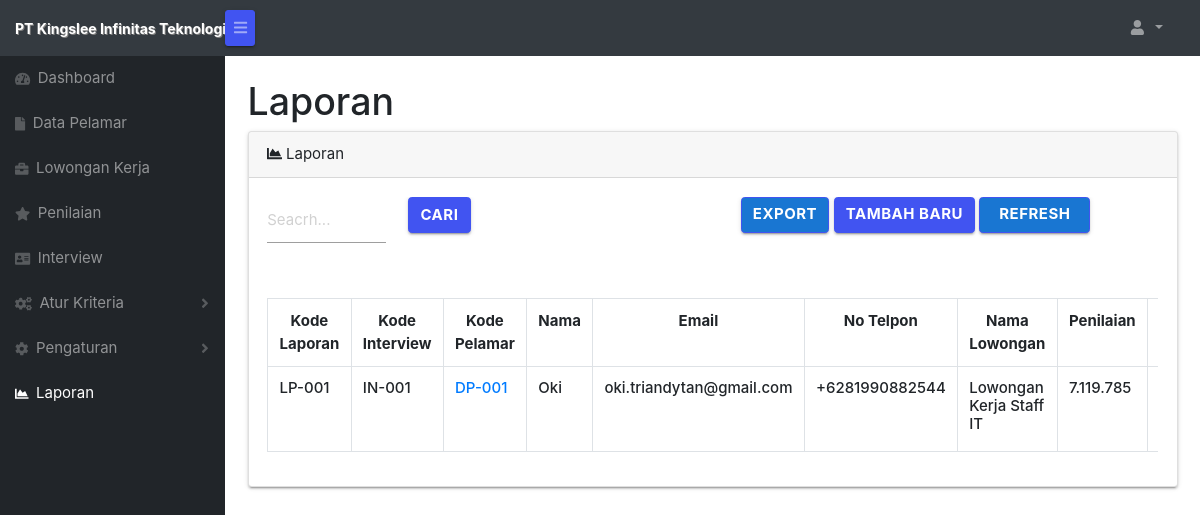
The app's page /forms/admin/laporan.php with its own data.
### tables this page shows
CREATE TABLE `laporan` (
  `id` int(11) NOT NULL,
  `kode_laporan` varchar(6) NOT NULL,
  `kode_interview` varchar(6) NOT NULL,
  `kode_pelamar` varchar(6) NOT NULL,
  `nama` varchar(100) NOT NULL,
  `email` varchar(100) NOT NULL,
  `no_telpon` varchar(15) NOT NULL,
  `nama_lowongan` varchar(100) NOT NULL,
  `hasil` decimal(20,0) NOT NULL,
  `status` varchar(100) NOT NULL
);

### forms/admin/laporan.php (the view, shortened to what this page needs)
<?php session_start();
include_once("../config.php");
$result = mysqli_query($koneksi, "SELECT * FROM laporan ORDER BY hasil DESC");
$namauser = ( isset($_SESSION['user']) ) ? $_SESSION['user'] : '';
?>
<!DOCTYPE html>
<html lang="en">
    <head>
         <link href="../../fonts/material.css" rel="stylesheet">
    <link type="text/css" rel="stylesheet" href="../../css/materialize.min.css"  media="screen,projection"/>
       <link href="css/styles.css" rel="stylesheet" />
        <link href="https://cdn.datatables.net/1.10.20/css/dataTables.bootstrap4.min.css" rel="stylesheet" />
    </head>
   <body class="sb-nav-fixed">
        <nav class="sb-topnav navbar navbar-expand navbar-dark bg-dark">
            <a class="navbar-brand" href="index.php"><span class="label1">PT Kingslee Infinitas Teknologi</span></a>
            <button class="btn btn-link btn-sm order-1 order-lg-0" id="sidebarToggle" href="#"><i class="fas fa-bars"></i></button>
            <ul class="navbar-nav d-none d-md-inline-block form-inline ml-auto mr-0 mr-md-3 my-2 my-md-0">
                <li class="nav-item dropdown">
                    <a class="nav-link dropdown-toggle" id="userDropdown" href="#" role="button" data-toggle="dropdown" aria-haspopup="true" aria-expanded="false"><i class="fas fa-user fa-fw"></i><?php echo $namauser; ?>
                     </a>
                </li>
            </ul>
        </nav>
        <div id="layoutSidenav">
            <div id="layoutSidenav_nav">
                <nav class="sb-sidenav accordion sb-sidenav-dark" id="sidenavAccordion">
                    <div class="sb-sidenav-menu">
                        <div class="nav">
                            <a class="nav-link" href="index.php">
                                <div class="sb-nav-link-icon"><i class="fas fa-tachometer-alt"></i></div>
                                Dashboard
                            </a>
                            <a class="nav-link" href="datapelamar.php">
                                <div class="sb-nav-link-icon"><i class="fas fa-file"></i></div>
                                Data Pelamar
                            </a>
                            <a class="nav-link" href="lowongankerja.php">
                                <div class="sb-nav-link-icon"><i class="fas fa-briefcase"></i></div>
                                Lowongan Kerja
                            </a>
                            <a class="nav-link" href="penilaian.php">
                                <div class="sb-nav-link-icon"><i class="fas fa-star"></i></div>
                                Penilaian
                            </a>
                            <a class="nav-link" href="interview.php">
                                <div class="sb-nav-link-icon"><i class="fas fa-address-card"></i></div>
                                Interview
                            </a>
                            <a class="nav-link collapsed" href="#" data-toggle="collapse" data-target="#collapseLayouts" aria-expanded="false" aria-controls="collapseLayouts">
                                <div class="sb-nav-link-icon"><i class="fas fa-cogs"></i></div>
                                Atur Kriteria
                                <div class="sb-sidenav-collapse-arrow"><i class="fas fa-angle-down"></i></div>
                            </a>
                            <a class="nav-link collapsed" href="#" data-toggle="collapse" data-target="#collapsePages" aria-expanded="false" aria-controls="collapsePages">
                                <div class="sb-nav-link-icon"><i class="fas fa-cog"></i></div>
                                Pengaturan
                                <div class="sb-sidenav-collapse-arrow"><i class="fas fa-angle-down"></i></div>
                            </a>
                            <a class="nav-link" href="laporan.php">
                                <div class="sb-nav-link-icon"><i class="fas fa-chart-area"></i></div>
                                Laporan
                            </a>
                        </div>
                    </div>
                </nav>
            </div>
            <div id="layoutSidenav_content">
                <main>
            <div class="container-fluid">
                        <h1 class="mt-4">Laporan</h1>
                <div class="card mb-4">
                            <div class="card-header"><i class="fas fa-chart-area mr-1"></i>Laporan</div>
                    <div class="card-body">
                        <div class="table-responsive">
                            <table class="table table-bordered" width="100%" cellspacing="0">
            <div class="row container">
                        <form name="cari" method="post" action="laporan-cari.php" class="row">
                            <div class="col-2">
                                <input type="text" name="cari" placeholder="Seacrh..." class="validate" required title="Cari User">
                            </div>
                            <div class="col-1">
                                <input type="submit" name="cari2" value="cari" class="btn">
                            </div>
                         </form>
                            <div class="col-9"><div class="float-right">
                                <a href='laporan-eksport.php' class="waves-effect waves-light btn blue darken-2">Export</a>
                                <a href='interview.php' class="btn btn-dark ">Tambah Baru</a>
                                 <a href='laporan.php' class="waves-effect waves-light btn blue darken-2">Refresh<i class="material-icons right"></i></a>
                                </div>
                            </div>
            </div>
                   <div class="table-responsive" >
                        <table class="table table-bordered " width="100%" cellspacing="0">
                            <tr   class="text-center" >
                              <th>Kode Laporan</th>
                                <th>Kode Interview</th>
                                <th>Kode Pelamar</th>
                                <th>Nama</th>
                                <th>Email</th>
                                <th>No Telpon</th>
                                <th>Nama Lowongan</th>
                                <th>Penilaian</th>
                                <th>Status</th>
                            </tr>
                            <?php
                            while($user_data = mysqli_fetch_array($result)) {
                                echo "<tr>";
                                echo "<td> <h6>".$user_data['kode_laporan']."</h6></td>";
                                echo "<td> <h6>".$user_data['kode_interview']."</h6></td>";
                                 echo "<td> <h6>
                                <a href='laporan-detail.php?kode_pelamar=$user_data[kode_pelamar]' style='text-decoration: none;'>
                                ".$user_data['kode_pelamar']."</a></h6></td>";
                                echo "<td class='text-justify'><h6>".$user_data['nama']."</h6></td>";
                                echo "<td class='text-justify'><h6>".$user_data['email']."</h6></td>";
                                echo "<td class='text-justify'><h6>".$user_data['no_telpon']."</h6></td>";
                                echo "<td ><h6>".$user_data['nama_lowongan']."</h6></td>";
                                echo "<td> <h6>".number_format($user_data['hasil'], 0, ',', '.')."</h6> </td>";
                                echo "<td class='text-justify'><h6>".$user_data['status']."</h6></td>";
                            }
                            ?>
                          </table>
                                  </table>
                                 </div>
                        </div>
               </div>
          </div>
        </main>
    </div>
    </body>
</html>

### forms/admin/laporan.php (style rules this page uses)
.label1 { font-size: 14px; font-weight: bold; text-shadow: 1px 1px 0px gray; }

### records on screen
laporan: kode_laporan "LP-001", kode_interview "IN-001", kode_pelamar "DP-001", nama "Oki", email "oki.triandytan@gmail.com", no_telpon "+6281990882544", nama_lowongan "Lowongan Kerja Staff IT", hasil "7.119.785"
